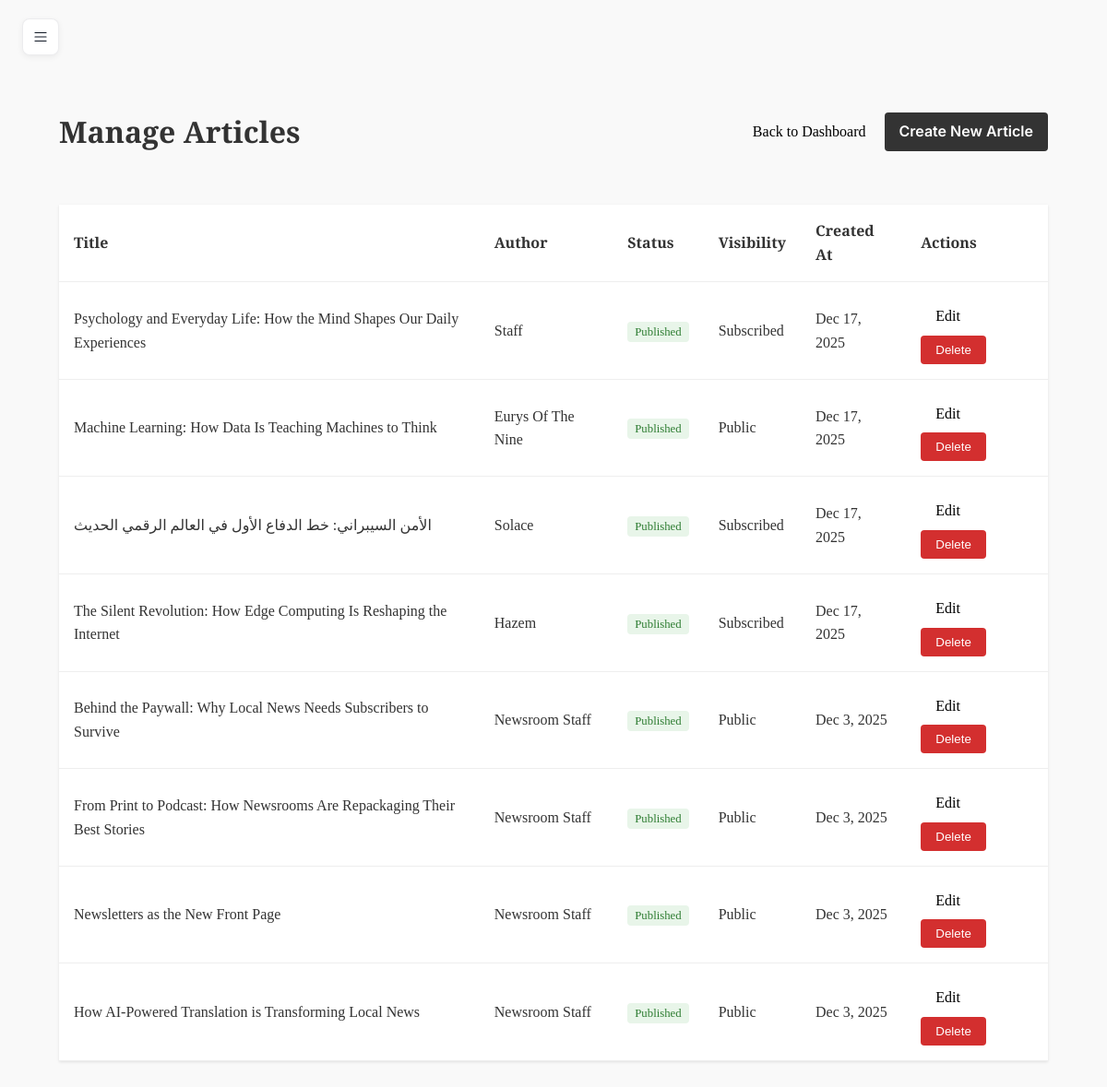
Page /index.php?page=admin_articles (signed in) on the earlier database version.
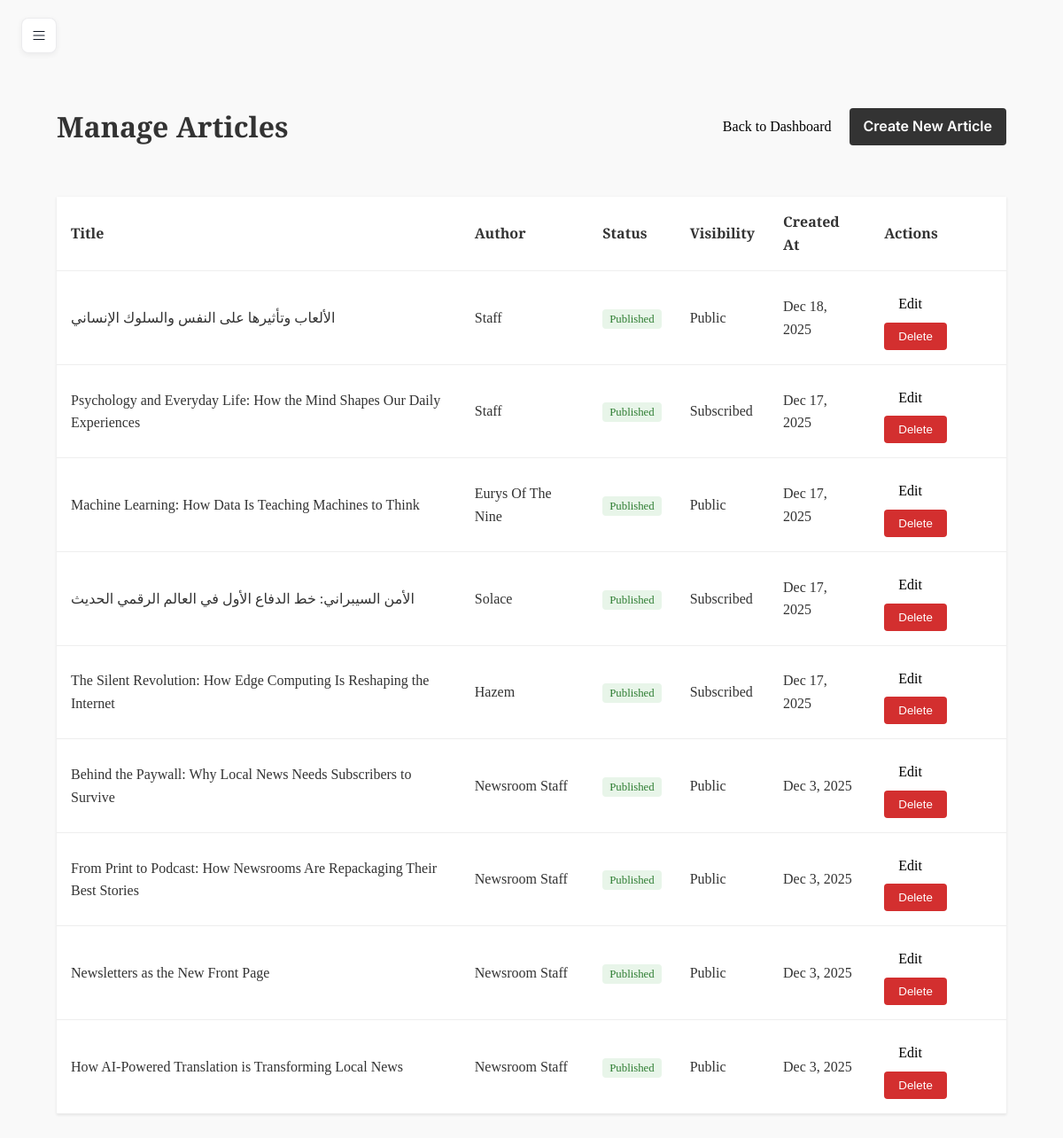
Same page on the later database version.
### tables this page shows
CREATE TABLE `articles` (
  `id` int NOT NULL AUTO_INCREMENT,
  `title` varchar(255) NOT NULL,
  `content` text NOT NULL,
  `author` varchar(100) DEFAULT NULL,
  `category` varchar(100) DEFAULT NULL,
  `language` varchar(10) DEFAULT 'en',
  `thumbnail` varchar(255) DEFAULT NULL,
  `created_at` timestamp NULL DEFAULT CURRENT_TIMESTAMP,
  `status` enum('draft','published','archived') DEFAULT 'draft',
  `scheduled_at` datetime DEFAULT NULL,
  `is_featured` tinyint(1) DEFAULT '0',
  `visibility` enum('public','subscribed') DEFAULT 'public',
  `tags` text,
  `required_level` int DEFAULT '0',
  `required_plan_id` int DEFAULT NULL,
  PRIMARY KEY (`id`)
);

### src/Controllers/Article_C.php (called while the page is built, shortened)
<?php
require_once __DIR__ . '/../Models/Article.php';
class ArticleController {
    private Article $articleModel;
    public function __construct() {
        $this->articleModel = new Article();
    }
    public function admin_index() {
        $articles = $this->articleModel->getAllAdmin();
        include __DIR__ . '/../Views/Admin/Articles/index.php';
    }
}

### src/index.php (called while the page is built, shortened)
<?php
require __DIR__ . '/config/DataBase_Connection.php';
require __DIR__ . '/core/Router.php';
require __DIR__ . '/Controllers/Article_C.php';
$selectedLang = $_SESSION['lang'] ?? 'en';
$page = $_GET['page'] ?? "";
Router::route($page, $selectedLang);

### src/Config/DataBase_Connection.php (called while the page is built)
<?php
if (!class_exists('Database')) {
class Database {
    private static $instance = null;
    private $host;
    private $db_name;
    private $username;
    private $password;
    public $conn = null;
    private function __construct() {
        $this->host = getenv('DB_HOST') ?: 'db';
        $this->db_name = getenv('DB_NAME') ?: 'News';
        $this->username = getenv('DB_USER') ?: 'Rain';
        $this->password = getenv('DB_PASS') ?: 'Sunny';
    }
    public static function getInstance(): Database {
        if (self::$instance === null) {
            self::$instance = new self();
        }
        return self::$instance;
    }
    public function connect() {
        if ($this->conn !== null) {
            return $this->conn;
        }
        try {
            $this->conn = new PDO(
                "mysql:host={$this->host};dbname={$this->db_name};charset=utf8",
                $this->username,
                $this->password
            );
            $this->conn->setAttribute(PDO::ATTR_ERRMODE, PDO::ERRMODE_EXCEPTION);
        } catch(PDOException $e) {
            die("Database Connection Error: " . $e->getMessage());
        }
        return $this->conn;
    }
}
}

### src/Models/Article.php (called while the page is built, shortened)
<?php
require_once __DIR__ . "/../Config/DataBase_Connection.php";
class Article {
    private PDO $conn;
    public function __construct() {
        $this->conn = Database::getInstance()->connect();
    }
    public function getAllAdmin(): array {
        $stmt = $this->conn->query("SELECT * FROM articles ORDER BY created_at DESC");
        return $stmt->fetchAll(PDO::FETCH_ASSOC);
    }
}

### src/Views/Admin/Articles/index.php (the view, shortened to what this page needs)
<!DOCTYPE html>
<html lang="en">
<head>
    <link rel="stylesheet" href="../../Assets/CSS/theme.css">
    <link rel="stylesheet" href="https://cdnjs.cloudflare.com/ajax/libs/font-awesome/6.0.0/css/all.min.css">
</head>
<body>
    <div class="admin-page">
        <?php include __DIR__ . '/../Sidebar.php'; ?>
        <main>
            <div class="admin-page">
        <div class="page-header">
            <h1>Manage Articles</h1>
            <div>
                <a href="index.php?page=admin" class="btn">Back to Dashboard</a>
                <a href="index.php?page=admin_article_create" class="btn btn-primary">Create New Article</a>
            </div>
        </div>
        <table class="table">
            <thead>
                <tr>
                    <th>Title</th>
                    <th>Author</th>
                    <th>Status</th>
                    <th>Visibility</th>
                    <th>Created At</th>
                    <th>Actions</th>
                </tr>
            </thead>
            <tbody>
                <?php foreach ($articles as $article): ?>
                <tr>
                    <td><?= htmlspecialchars($article['title']) ?></td>
                    <td><?= htmlspecialchars($article['author']) ?></td>
                    <td>
                        <span class="badge badge-<?= $article['status'] ?? 'draft' ?>">
                            <?= ucfirst($article['status'] ?? 'draft') ?>
                        </span>
                    </td>
                    <td><?= ucfirst($article['visibility'] ?? 'public') ?></td>
                    <td><?= date('M j, Y', strtotime($article['created_at'])) ?></td>
                    <td>
                        <a href="index.php?page=admin_article_edit&id=<?= $article['id'] ?>" class="btn">Edit</a>
                        <form action="index.php?page=admin_article_delete" method="POST" style="display:inline;" onsubmit="return confirm('Are you sure?');">
                            <button type="submit" class="btn btn-danger">Delete</button>
                        </form>
                    </td>
                </tr>
                <?php endforeach; ?>
            </tbody>
        </table>
    </div>
        </main>
    </div>

Differences in the rows shown:
added articles: title "الألعاب وتأثيرها على النفس والسلوك الإنساني", author "Staff", status "Published", visibility "Public", created_at "Dec 18, 2025"
